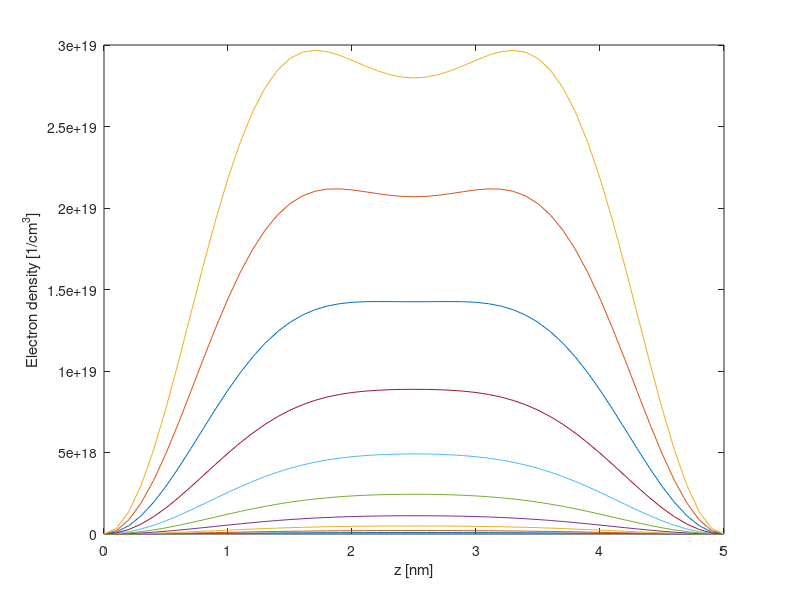
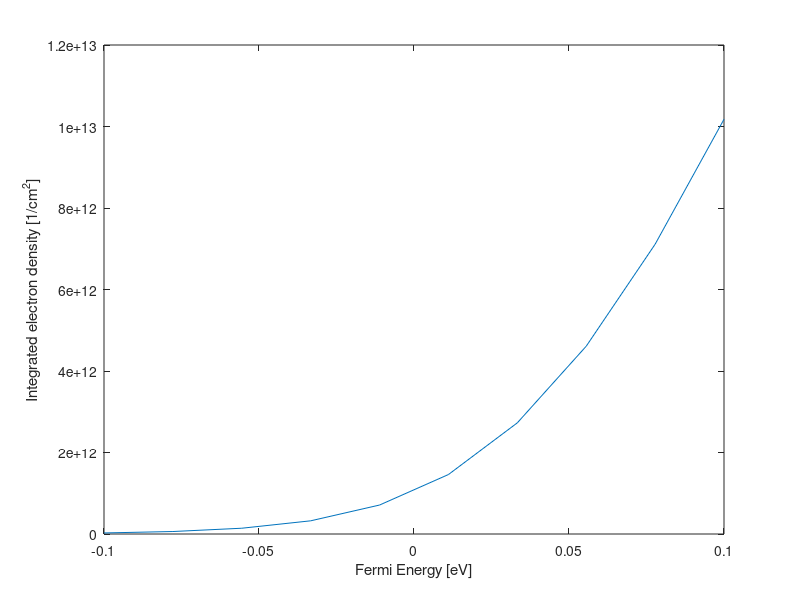

These charts were generated, in order, by the following MATLAB code:
clear;
clc;

h = 6.62617e-34; % Planck constant, J s
hbar = h/(2*pi); % Reduced planck constant, J s
q = 1.602192e-19; % Elementary charge, C
m0 = 9.109534e-31; % Electron rest mass, kg
k_B = 1.380662e-23; % Boltzmann constant, J/K
T = 300.0; % Temperature, K
Ef = linspace(-0.1,0.1,10)'; % Fermi energy, eV
Lx = 100e-9; Ly = 100e-9; Lz = 5e-9; % Length, m
mxx = 0.19; myy = 0.19; mzz = 0.91; % Effective masses, m_eff
Nmax = 10;
Coef = 2*Lx*Ly/(2*pi)*sqrt(mxx*myy)*m0/(hbar^2)*(k_B*T);

TotalNumber = 0 ;
Nz = 51;
z = transpose([0:Nz-1])*Lz/(Nz-1);
Elec = zeros(Nz,10); % Electron density, 1/m^3;

for e = 1:10
    Ef_current = Ef(e); 
    for n = 1:Nmax
        Ez = (hbar^2)/(2*mzz*m0)*(pi*n/Lz)^2;
        SubbandNumber = Coef*log(1 + exp(-(Ez-(Ef_current*q))/(k_B*T)));
        TotalNumber = TotalNumber + SubbandNumber;
        Elec(:,e) = Elec(:,e) + 2/(Lx*Ly*Lz)*(sin(n*pi*z/Lz).^2)*SubbandNumber;
    end
    TotalNumber = 0 ;
    
end

figure;
plot(z/1e-9,Elec(:,1)/1e6,z/1e-9,Elec(:,2)/1e6,z/1e-9,Elec(:,3)/1e6,z/1e-9,Elec(:,4)/1e6,z/1e-9,Elec(:,5)/1e6,z/1e-9,Elec(:,6)/1e6,z/1e-9,Elec(:,7)/1e6,z/1e-9,Elec(:,8)/1e6,z/1e-9,Elec(:,9)/1e6,z/1e-9,Elec(:,10)/1e6)
xlabel('z [nm]')
ylabel('Electron density [1/cm^3]')

Inte_Elec = sum(Elec./(1e14),1);
figure;
plot(Ef,Inte_Elec);
xlabel('Fermi Energy [eV]')
ylabel('Integrated electron density [1/cm^2]')
